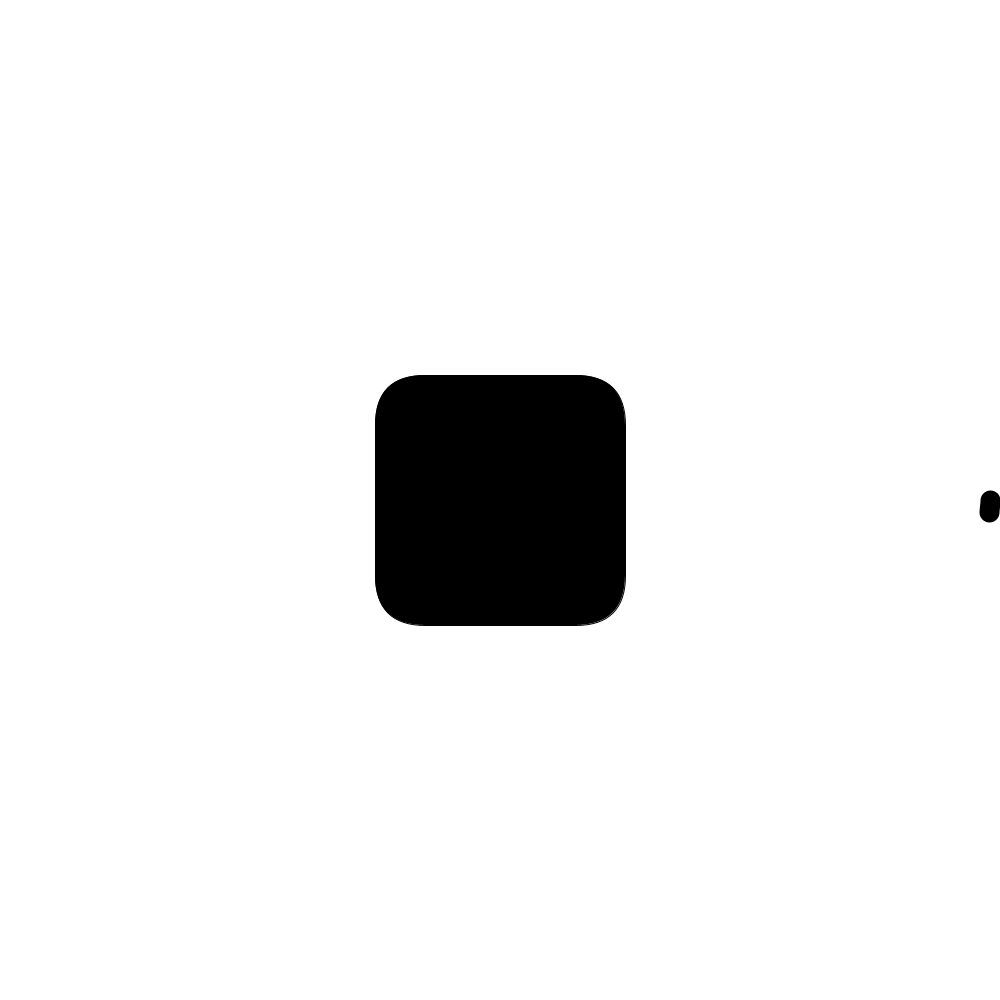
Frame 1 (no input)
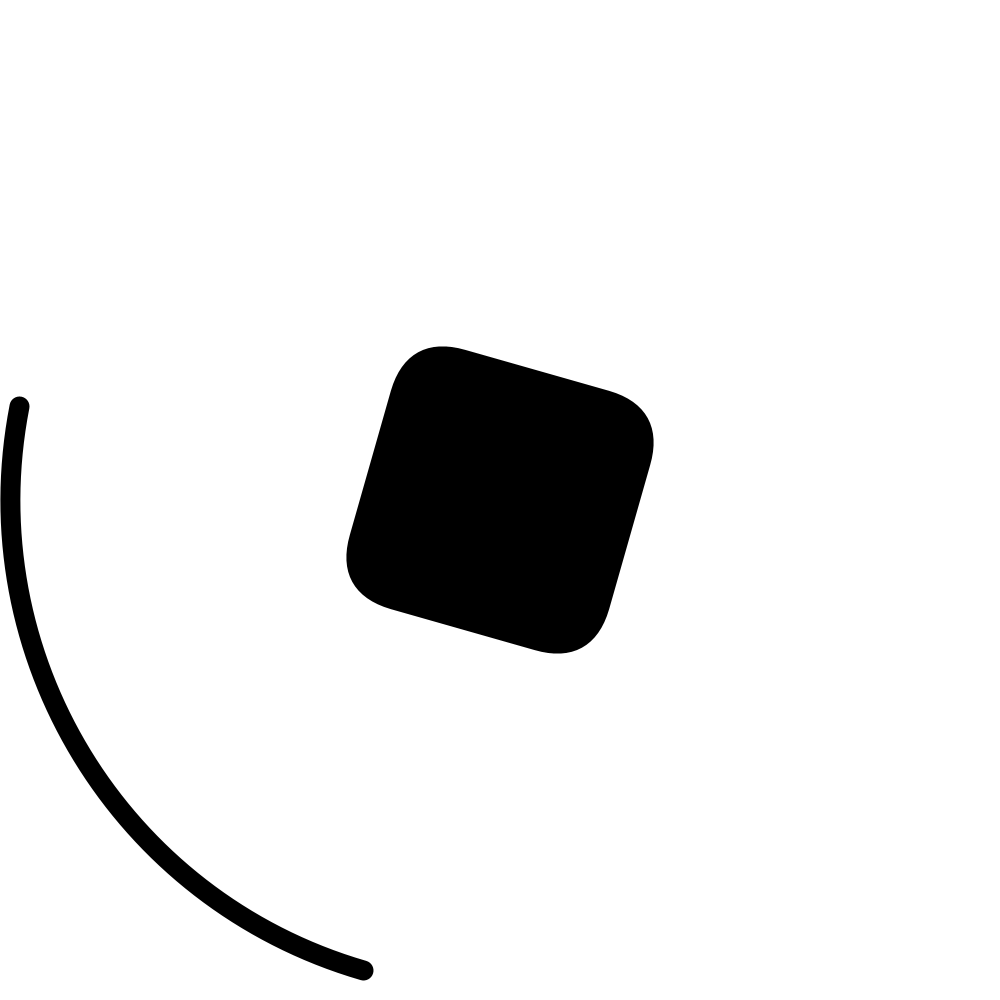
Frame 60 (the mouse pressed at the canvas centre just before this capture)
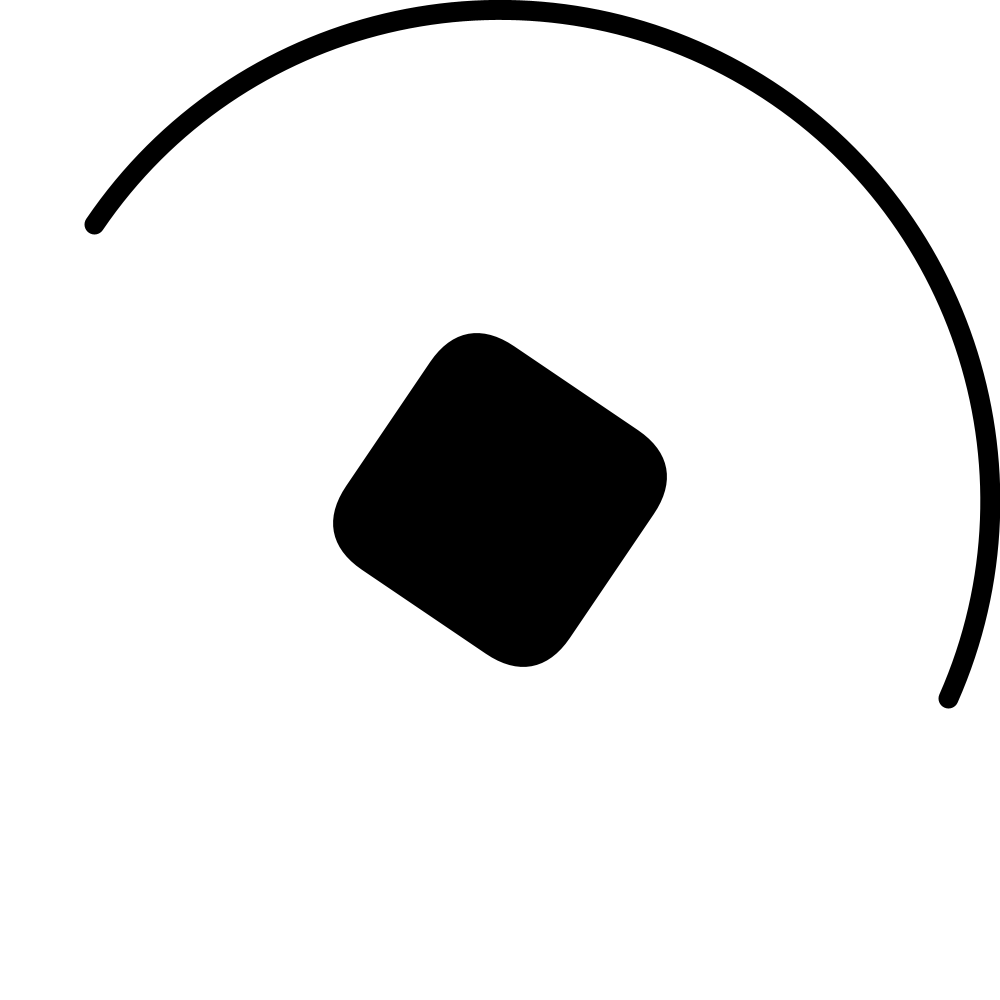
Frame 120 (the mouse held since frame 60 and released just before this capture)

The Processing sketch that drew these frames (run headless with seeded random() and noise(); from frame 60 on, the mouse is pressed at the canvas centre):

// Processing sketch: square_plus_arc
// ── square_plus_arc.pde


final int size = 1000;
float angle = 0;
int count = 0;
float arcAngle;
final float step = PI/100;
boolean clockwise = true;
boolean delay = false;

void settings() {
  size(size, size);
}
void setup() {
  rectMode(CENTER);
  ellipseMode(RADIUS);
}

void draw() {
  background(255);
  rotating_square();
  rotating_arc();
}

void rotating_square() {
  translate(width/2, height/2);
  rotate(angle);
  fill(0);
  rect(0, 0, size/4, size/4, 50);
  if (clockwise)
    angle += step;
  else angle -= step;
}
void rotating_arc() {
  if (!delay)
    arcAngle = angle/4 % 2*PI;

  beginShape();
  noFill();
  strokeWeight(20);
  if (arcAngle > 2*PI - PI/100) {
    delay = true;
    count += 1;
  }
  if (count > 10) {
    delay = false;
    count = 0;
  }
  arc(0, 0, size/2 - 10, size/2- 10, 0, arcAngle);

  endShape();
}
